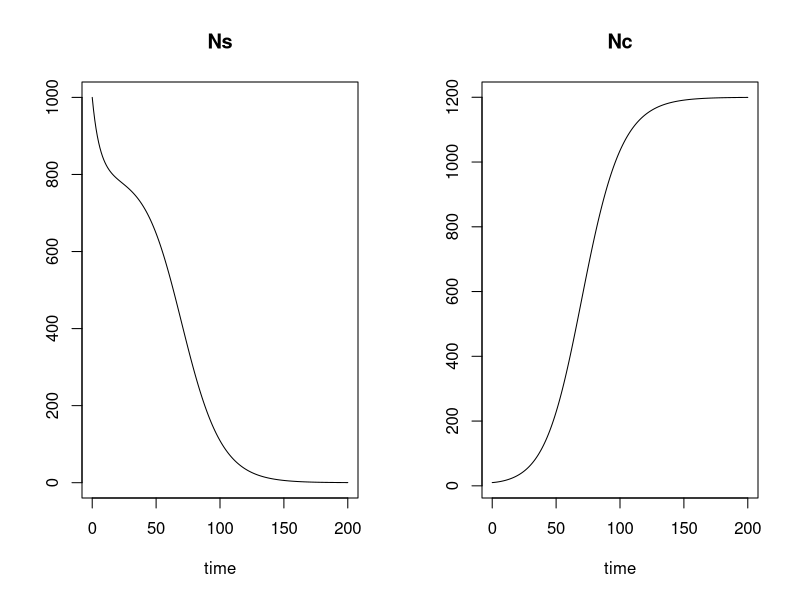
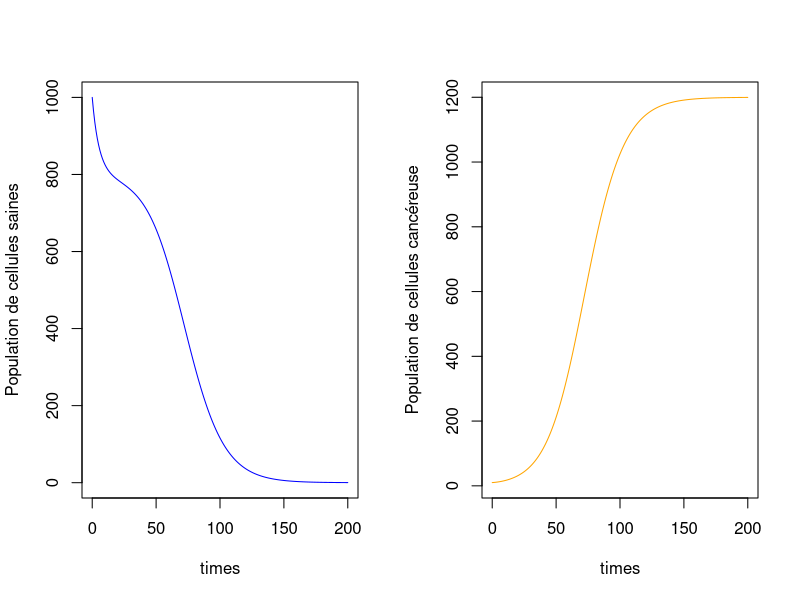

Generate these figures, in order, with R: (Note: this script raises an error after producing the figures.)
#' ---
#' title: "MACS205 :TD Équations différentielles"
#' output: html_document
#' author: Régis Gourdel
#' ---

library(deSolve)

#' **Question 1**
#' 
#' *a/*
N = function(N0,b,t) { N0 * exp(b*t) }

#' *b/*
N(1, 0.2, 1000)

#' **Question 4**
#' 
#' On définit les paramètres pour toute la suite du problème :
#' 
pars = c(rs = 0.15,
         Ms = 800,
         rc = 0.18,
         Mc = 1200,
         ds = 1,
         dc = 3)

aux_gompertz = function(r,M,N,n) { r * N * log(M/max(1, N + n)) }

gompertz_competition = function(t, N, params) {
  ds = aux_gompertz(params[1], params[2], N[1], N[2])
  dc = aux_gompertz(params[3], params[4], N[2], N[1])
  return( list(c(ds,dc)) )
}

Nini  = c(Ns = 1000, Nc = 10)
times = seq(0, 200, by = 1)

out   = ode(Nini, times, gompertz_competition, pars)
summary(out)
plot(out)


#' **Question 5**

euler = function(yini, times, func, pars) {
  n = length(times)
  y1 = c(yini[1])
  y2 = c(yini[2])
  for (i in 2:n) {
    d  = unlist(func(times[i-1], c(y1[i-1], y2[i-1]), pars))
    dt = times[i] - times[i-1]
    y1 = c(y1, y1[i-1] + dt*d[1])
    y2 = c(y2, y2[i-1] + dt*d[2])
  }
  return( rbind(y1,y2) )
}

outEuler = euler(c(1000,10), times, gompertz_competition, pars)
NsEuler = outEuler[1,]
NcEuler = outEuler[2,]

plot(times, NsEuler, type = 'l', col = "blue", ylab = "Population de cellules saines")
plot(times, NcEuler, type = 'l', col = "orange", ylab = "Population de cellules cancéreuse")

#' **Question 6**
#' 
#' Avec les paramètres donnés on constate que la population de cellules saines tend à disparaître alors que le nombre de cellules cancéreurses grandit jusqu'à une certaine limite.
#'
#'
#' **Question 7**
#' 

injection = function(t) {
    if (t == 30 || t == 31 || t == 55 || t == 56 || t == 80 || t == 81)
        return(1)
    else
        return(0)
}

gompertz_chimiotherapie = function(t, N, params) {
    temps = aux_gompertz(params[1], params[2], N[1], N[2]) - ds * N[1] * injection(t)
    tempc = aux_gompertz(params[3], params[4], N[2], N[1]) - dc * N[2] * injection(t)
    return( list(c(temps,tempc)) )
}

outChimio = euler(c(1000,10), times, gompertz_chimiotherapie, pars)
NsChimio = outChimio[1,]
NcChimio = outChimio[2,]

plot(times, NsChimio, type = 'l', col = "blue", ylab = "Population de cellules saines")
plot(times, NcChimio, type = 'l', col = "orange", ylab = "Population de cellules cancéreuse")
